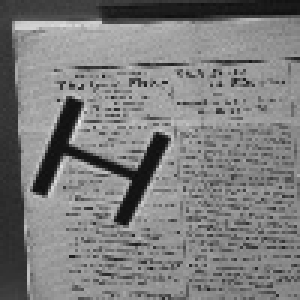
#> input picture Haar_Cascades/Primeiro_classificador_letraH/pos.jpg, 100 x 100 px, given in place of the camera (shown 3 times larger)
$ python h_video.py
#> lines starting #> are read from the running program, lines starting #| are printed output that depends on the picture; after the words box and inside, x2 and y2 are one past the last pixel; in counts of white or black regions, pixels touching at a corner belong together
import cv2
import numpy as np
import pkg_resources

dir_xml = pkg_resources.resource_filename("cv2", "data\\cascade.xml")

h_cascade = cv2.CascadeClassifier(dir_xml)
camera = cv2.VideoCapture(0)

while True:

    retval, img = camera.read()
#> img is the input picture: shape (100, 100, 3); min 14, max 232, mean 125

    img = cv2.resize(img, (200, 200))
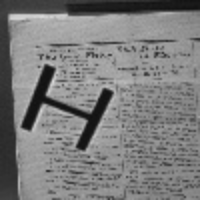
#> img: shape (200, 200, 3); min 17, max 215, mean 124.9

    gray = cv2.cvtColor(img, cv2.COLOR_BGR2GRAY)
    #gray = cv2.blur(gray, (10, 10))

    objeto = h_cascade.detectMultiScale(gray, 1.3, 10)
#> objeto = [[28, 97, 66, 66], [12, 67, 97, 97]]

    for x, y, w, h in objeto:
        cv2.rectangle(img, (x, y), (x+w, y+h), (0, 0, 255), 2)
#> this loop made 2 passes
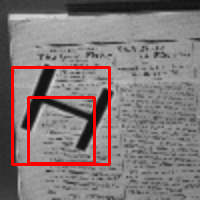
#> img: shape (200, 200, 3); 4.53% of pixels changed, all inside (x1, y1, x2, y2) = (11, 66, 111, 166)

    print(len(objeto))
#| 2

    cv2.imshow("detecta letra", img)

    k = cv2.waitKey(100)
#> (key Esc is pressed here)

    if k == 27:
        break

camera.release()
cv2.destroyAllWindows()
